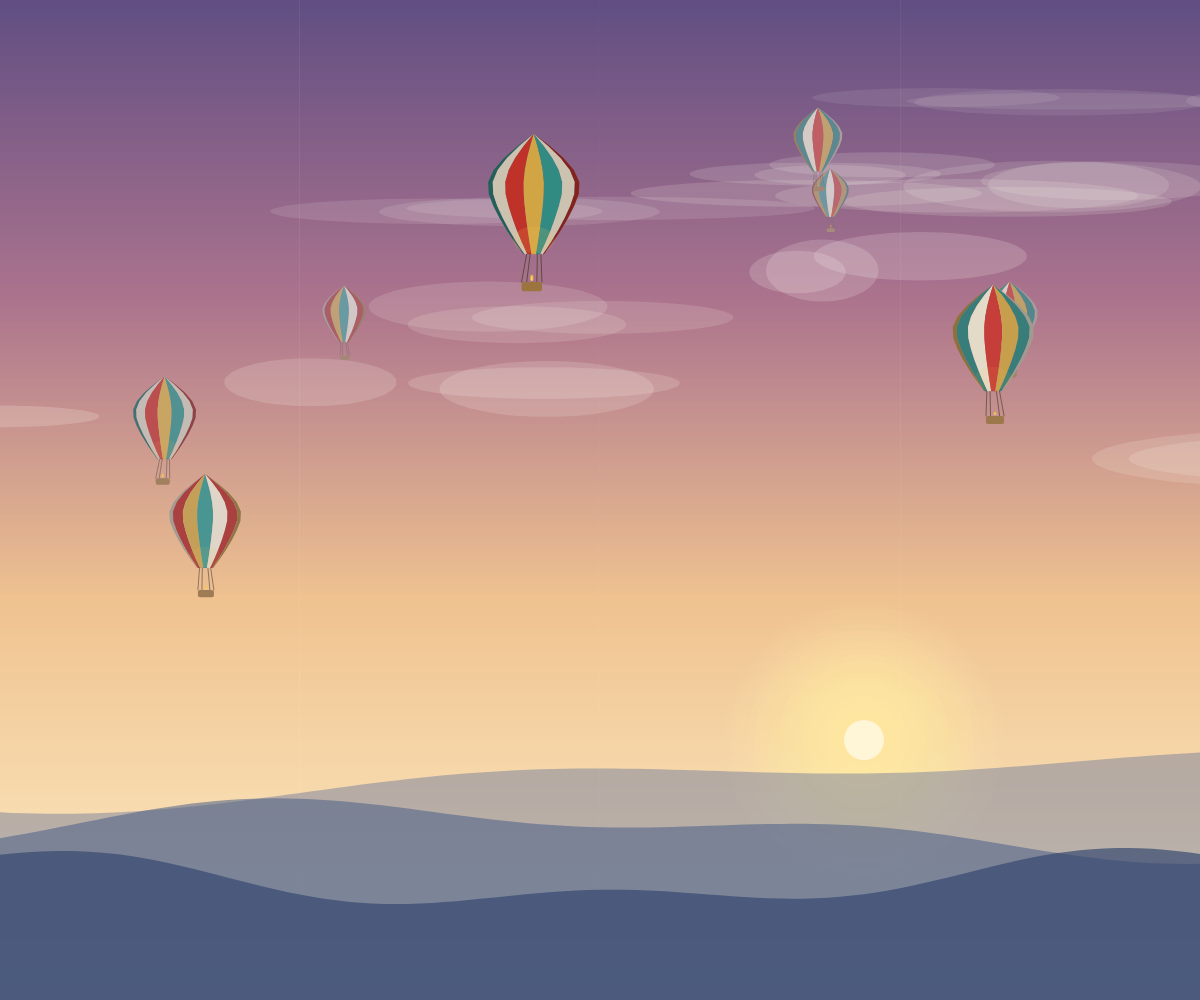
Frame 1 (no input)
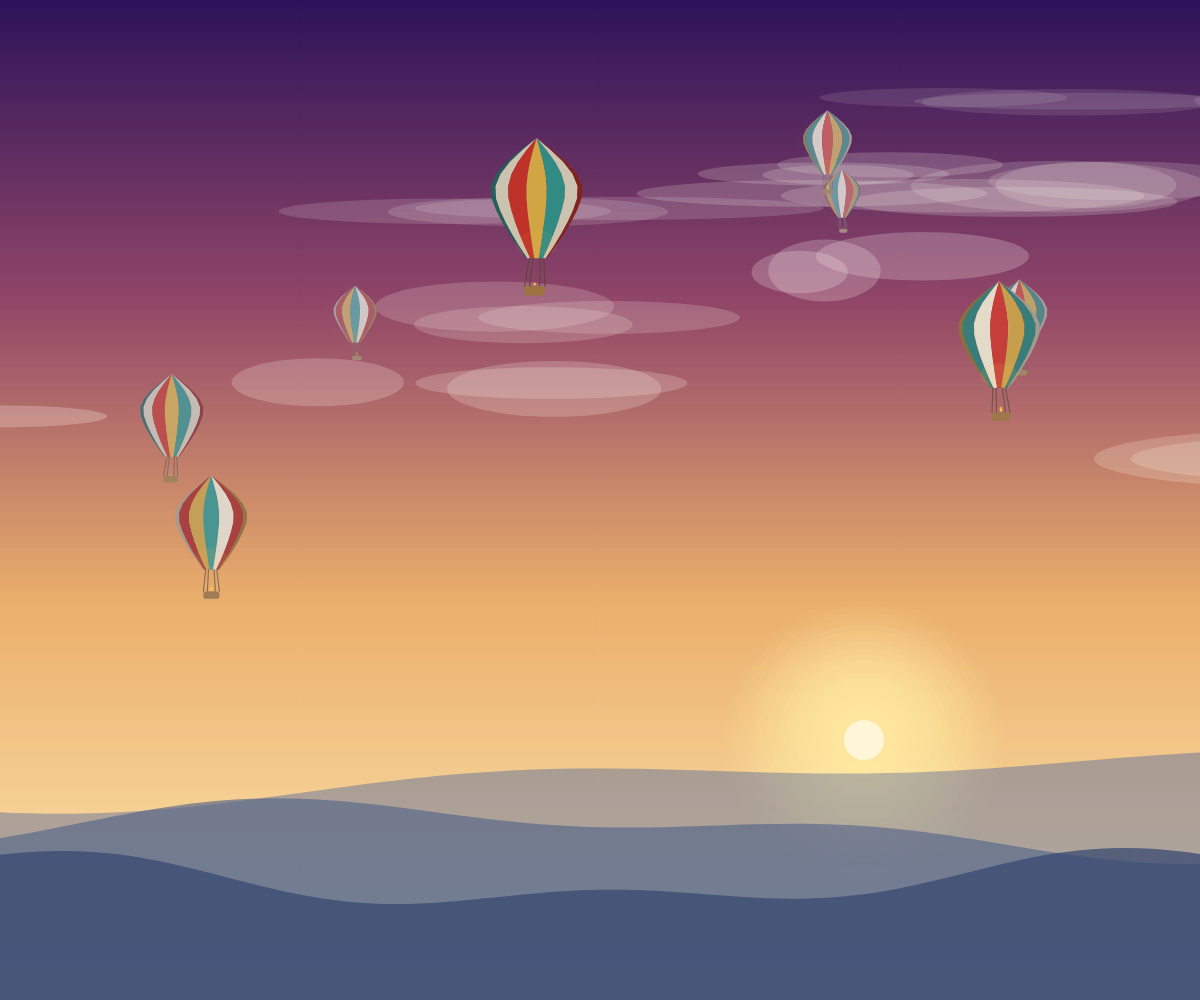
Frame 60 (no input)
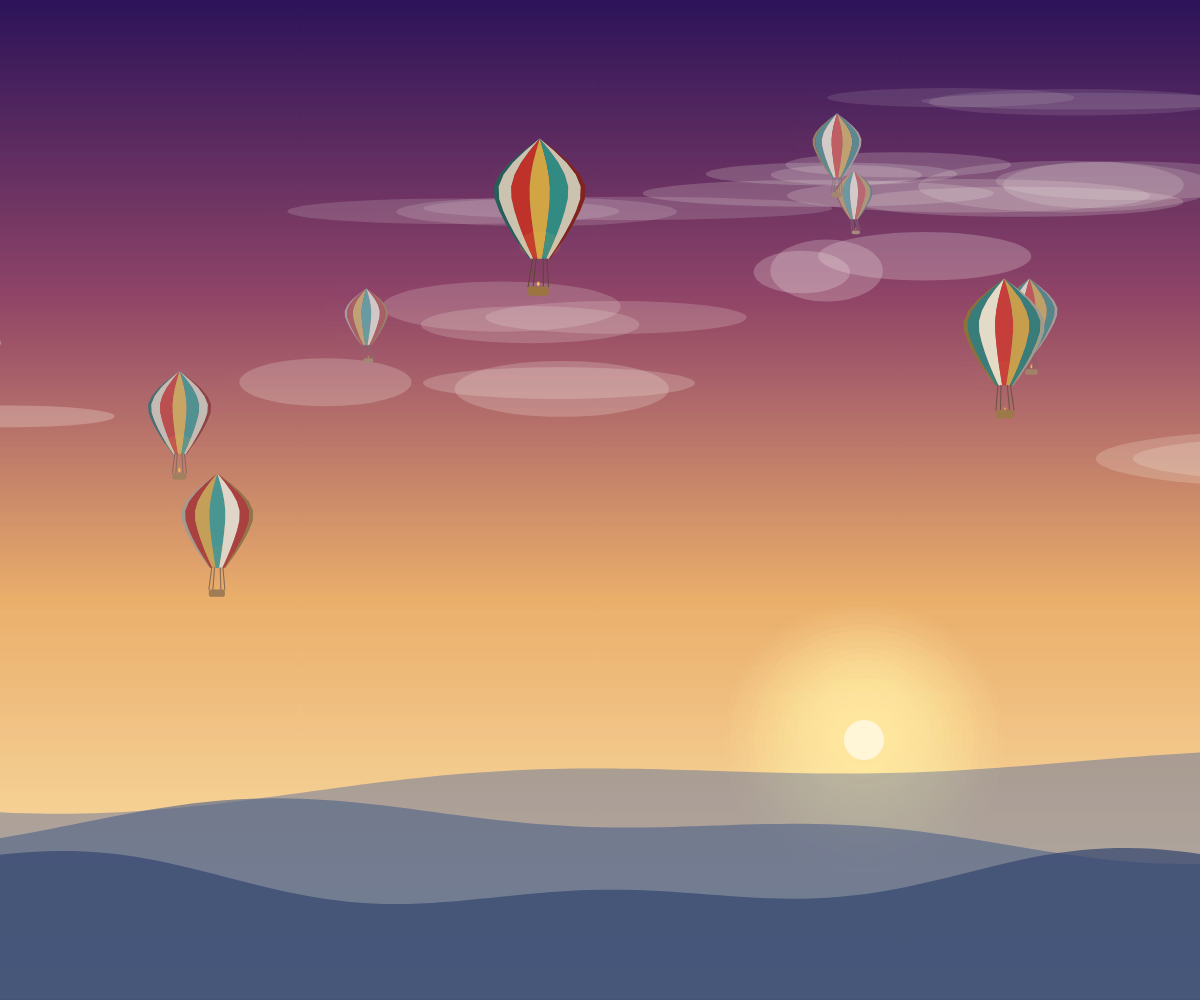
Frame 120 (the mouse pressed at the canvas centre since frame 60)

The p5.js sketch that drew these frames (run headless with seeded random() and noise() and a simulated clock; from frame 60 on, the mouse is pressed at the canvas centre):

// p5.js sketch
// ── sketch.js
let sky, balloons, clouds;
const STRIPES = [[200, 50, 40], [210, 165, 65], [50, 145, 135], [245, 235, 210]];

function setup() {
  createCanvas(windowWidth, windowHeight);
  sky = createGraphics(width, height);
  paintSky();

  let depths = [0.28, 0.36, 0.43, 0.52, 0.61, 0.72, 0.84, 0.97];
  balloons = [];
  for (let i = 0; i < 8; i++) {
    let d = depths[i];
    let sz = map(d, 0.25, 1, 35, 95);
    balloons.push({
      x: random(width * 0.05, width * 0.95),
      y: random(height * 0.08, height * 0.52),
      depth: d, w: sz, h: sz * 1.3,
      speed: map(d, 0.25, 1, 0.2, 0.06),
      bobPh: random(TWO_PI), bobF: random(0.008, 0.018), bobA: sz * 0.07,
      swayPh: random(TWO_PI), swayF: random(0.004, 0.01), swayA: sz * 0.04,
      stripe: floor(random(4)), flamePh: random(TWO_PI)
    });
  }
  balloons.sort((a, b) => a.depth - b.depth);

  clouds = [];
  for (let i = 0; i < 12; i++) {
    let blobs = [];
    for (let j = 0; j < 3; j++)
      blobs.push({ ox: random(-0.3, 0.4), oy: random(-0.25, 0.2),
                    sw: random(0.4, 1.0), sh: random(0.6, 1.2) });
    clouds.push({
      x: random(-300, width + 300), y: random(height * 0.1, height * 0.48),
      cw: random(180, 450), ch: random(25, 55),
      speed: random(0.03, 0.15), alpha: random(20, 60), blobs: blobs
    });
  }
}

function paintSky() {
  let g = sky;
  for (let y = 0; y < g.height; y++) {
    let t = y / g.height;
    let c = t < 0.3
      ? lerpColor(color(45, 20, 90), color(145, 70, 105), t / 0.3)
      : t < 0.6
        ? lerpColor(color(145, 70, 105), color(235, 175, 108), (t - 0.3) / 0.3)
        : lerpColor(color(235, 175, 108), color(255, 238, 185), (t - 0.6) / 0.4);
    g.stroke(c);
    g.line(0, y, g.width, y);
  }
  g.noStroke();
  let sx = g.width * 0.72, sy = g.height * 0.74;
  for (let r = 140; r > 0; r -= 6) {
    g.fill(255, 230, 160, map(r, 140, 0, 4, 60));
    g.ellipse(sx, sy, r * 2);
  }
  g.fill(255, 245, 215);
  g.ellipse(sx, sy, 40);
  hillLayer(g, 0.78, 100, 115, 155, 110, 1.5);
  hillLayer(g, 0.83, 75, 95, 135, 140, 3.2);
  hillLayer(g, 0.88, 50, 68, 110, 170, 5.0);
}

function hillLayer(g, base, r, gr, b, a, phase) {
  let f = 0.003 + (base - 0.78) * 0.02;
  g.fill(r, gr, b, a);
  g.beginShape();
  g.vertex(0, g.height);
  for (let x = 0; x <= g.width; x += 12)
    g.vertex(x, g.height * base + sin(x * f + phase) * 22 + sin(x * f * 2.5 + phase * 0.7) * 12);
  g.vertex(g.width, g.height);
  g.endShape(CLOSE);
}

function envR(t) {
  if (t <= 0.45) return sin(t / 0.45 * HALF_PI);
  return 1 - 0.78 * pow((t - 0.45) / 0.55, 1.4);
}

function draw() {
  image(sky, 0, 0);
  noStroke();
  for (let c of clouds) {
    c.x += c.speed;
    if (c.x > width + c.cw) c.x = -c.cw;
    fill(255, 250, 240, c.alpha);
    for (let b of c.blobs)
      ellipse(c.x + b.ox * c.cw, c.y + b.oy * c.ch, c.cw * b.sw, c.ch * b.sh);
  }
  for (let b of balloons) {
    b.x += b.speed;
    b.bobPh += b.bobF;
    b.swayPh += b.swayF;
    b.flamePh += 0.15;
    if (b.x > width + b.w * 2) b.x = -b.w * 2;
    drawBalloon(b);
  }
}

function drawBalloon(b) {
  let bx = b.x + sin(b.swayPh) * b.swayA;
  let by = b.y + sin(b.bobPh) * b.bobA;
  let hz = map(b.depth, 0.25, 1, 0.5, 1);
  let fog = [175, 165, 195];

  push();
  translate(bx, by);
  let np = 7, pa = PI / np, st = 10;
  for (let p = 0; p < np; p++) {
    let aL = -HALF_PI + p * pa, aR = aL + pa;
    let shade = 0.55 + 0.45 * cos((aL + aR) / 2);
    let col = STRIPES[(p + b.stripe) % 4];
    fill(lerp(fog[0], col[0] * shade, hz),
         lerp(fog[1], col[1] * shade, hz),
         lerp(fog[2], col[2] * shade, hz));
    noStroke();
    beginShape();
    for (let i = 0; i <= st; i++) {
      let t = i / st, r = envR(t);
      vertex(r * sin(aL) * b.w / 2, t * b.h);
    }
    for (let i = st; i >= 0; i--) {
      let t = i / st, r = envR(t);
      vertex(r * sin(aR) * b.w / 2, t * b.h);
    }
    endShape(CLOSE);
  }

  let ff = 0.6 + 0.4 * sin(b.flamePh);
  fill(255, 200, 80, 35 * ff * hz);
  ellipse(0, b.h * 0.88, b.w * 0.45, b.h * 0.22);

  let mr = envR(1) * b.w / 2;
  let bw = b.w * 0.22, bh = b.w * 0.1;
  let ry = b.h + b.w * 0.3;
  let sw = sin(b.swayPh * 1.3) * 2;

  stroke(lerp(fog[0], 90, hz), lerp(fog[1], 70, hz), lerp(fog[2], 50, hz));
  strokeWeight(max(0.5, b.w * 0.01));
  line(-mr * 0.7, b.h, sw - bw / 2, ry);
  line(mr * 0.7, b.h, sw + bw / 2, ry);
  line(-mr * 0.35, b.h, sw - bw / 4, ry);
  line(mr * 0.35, b.h, sw + bw / 4, ry);

  noStroke();
  fill(lerp(fog[0], 155, hz), lerp(fog[1], 115, hz), lerp(fog[2], 60, hz));
  rect(sw - bw / 2, ry, bw, bh, 2);

  let fh = b.w * 0.07 * ff;
  fill(255, 160 + 50 * ff, 40, 200 * hz);
  ellipse(sw, ry - fh / 2 - 1, b.w * 0.035, fh);
  fill(255, 240, 140, 150 * hz);
  ellipse(sw, ry - fh / 2, b.w * 0.018, fh * 0.6);
  pop();
}

function windowResized() {
  resizeCanvas(windowWidth, windowHeight);
  sky = createGraphics(width, height);
  paintSky();
}
